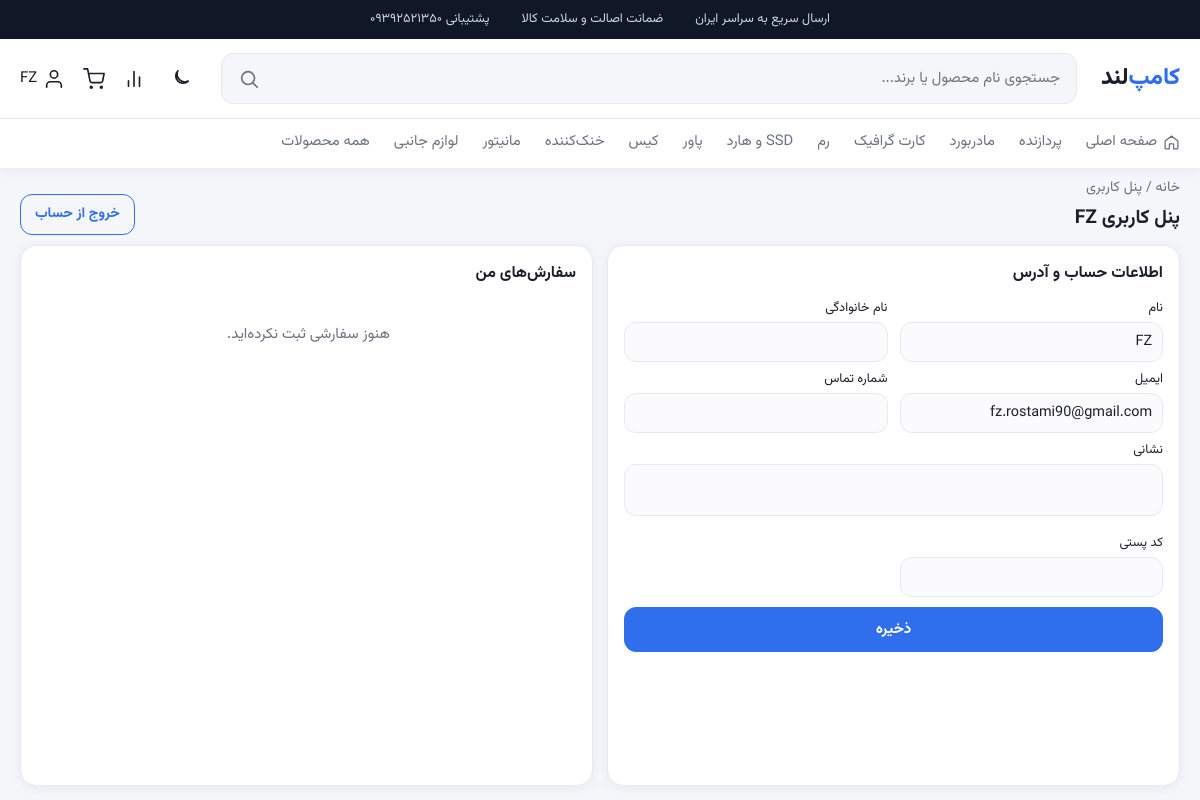
Before: /accounts/profile/ (signed in) with the older database file.
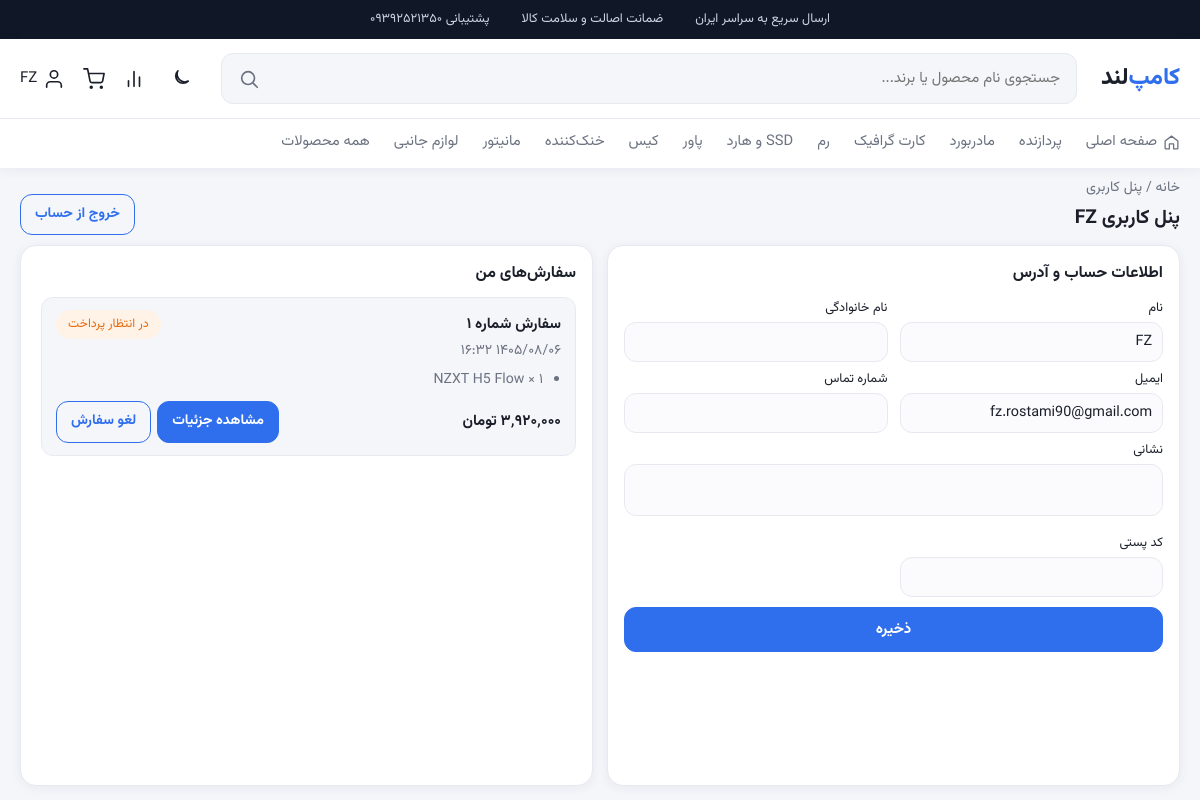
After: the same page with the newer database file.
### products/models.py (models this page shows, shortened)
class Category(models.Model):
    name = models.CharField(max_length=50)
    slug = models.SlugField(max_length=50, unique=True)
    icon = models.CharField(max_length=40, blank=True)
    class Meta:
        verbose_name = "دسته‌بندی"
        verbose_name_plural = "دسته‌بندی‌ها"

### accounts/models.py (models this page shows, shortened)
class Profile(models.Model):
    user = models.OneToOneField(User, on_delete=models.CASCADE, related_name="profile")
    phone = models.CharField(max_length=20, blank=True)
    address = models.TextField(blank=True)
    postal_code = models.CharField(max_length=15, blank=True)
    class Meta:
        verbose_name = "پروفایل"
        verbose_name_plural = "پروفایل‌ها"

### orders/models.py (models this page shows, shortened)
class Order(models.Model):
    STATUS_CHOICES = [
        ("pending", "در انتظار پرداخت"),
        ("processing", "در حال پردازش"),
        ("sent", "ارسال شده"),
        ("delivered", "تحویل شده"),
        ("canceled", "لغو شده"),
    ]
    user = models.ForeignKey(User, on_delete=models.CASCADE, related_name="orders")
    full_name = models.CharField(max_length=100)
    phone = models.CharField(max_length=20)
    address = models.TextField()
    postal_code = models.CharField(max_length=15)
    note = models.TextField(blank=True)
    total = models.PositiveIntegerField()
    status = models.CharField(max_length=20, choices=STATUS_CHOICES, default="pending")
    created_at = models.DateTimeField(auto_now_add=True)
    class Meta:
        verbose_name = "سفارش"
        verbose_name_plural = "سفارش‌ها"
        ordering = ["-created_at"]
    @property
    def number(self):
        return self.user.orders.filter(id__lte=self.id).count()
    @property
    def can_cancel(self):
        return self.status in ("pending", "processing")

class OrderItem(models.Model):
    order = models.ForeignKey(Order, on_delete=models.CASCADE, related_name="items")
    product = models.ForeignKey(Product, on_delete=models.SET_NULL, null=True)
    name = models.CharField(max_length=200)
    price = models.PositiveIntegerField()
    quantity = models.PositiveIntegerField(default=1)
    class Meta:
        verbose_name = "قلم سفارش"
        verbose_name_plural = "اقلام سفارش"

### accounts/views.py (the view, shortened to what this page needs)
# urls.py: path("profile/", views.profile, name="profile"),
@login_required
def profile(request):
    user_profile, _ = Profile.objects.get_or_create(user=request.user)
    form = ProfileForm(instance=request.user)
    address_form = AddressForm(instance=user_profile)
    return render(request, "profile.html", {
        "form": form,
        "address_form": address_form,
        "orders": request.user.orders.prefetch_related("items"),
    })

### accounts/forms.py (shortened to what this page needs)
class ProfileForm(forms.ModelForm):
    first_name = forms.CharField(label="نام", max_length=150)
    last_name = forms.CharField(label="نام خانوادگی", max_length=150, required=False)
    class Meta:
        model = User
        fields = ("first_name", "last_name", "email")
        labels = {"first_name": "نام", "last_name": "نام خانوادگی", "email": "ایمیل"}

class AddressForm(forms.ModelForm):
    class Meta:
        model = Profile
        fields = ("phone", "address", "postal_code")
        labels = {
            "phone": "شماره تماس",
            "address": "نشانی",
            "postal_code": "کد پستی",
        }
        widgets = {"address": forms.Textarea(attrs={"rows": 3})}

### products/context_processors.py (called while the page is built)
def menu(request):
    return {
        "categories": Category.objects.all(),
        "cart_count": sum(request.session.get("cart", {}).values()),
        "compare_count": len(request.session.get("compare", [])),
    }

### products/templatetags/shop_tags.py (called while the page is built)
@register.filter
def toman(value):
    return f"{int(value):,}".translate(PERSIAN_DIGITS).replace(",", "٬")

@register.filter
def fa(value):
    return str(value).translate(PERSIAN_DIGITS)

### templates/profile.html (shortened to what this page needs)
{% extends 'base.html' %}
{% load shop_tags %}
{% block content %}
<div class="container account-page">
  <div class="account-top">
    <div>
      <p class="breadcrumb"><a href="{% url 'home' %}">خانه</a> / پنل کاربری</p>
      <h1 class="page-title">پنل کاربری {{ user.username }}</h1>
    </div>
    <form method="post" action="{% url 'accounts:logout' %}" data-confirm="می‌خواهید از حساب خارج شوید؟">
      <button class="btn btn-outline btn-small">خروج از حساب</button>
    </form>
  </div>
  <div class="account">
    <form method="post" class="box">
      <h3>اطلاعات حساب و آدرس</h3>
      <div class="account-fields">
        {% include 'partials/form_fields.html' %}
        {% include 'partials/form_fields.html' with form=address_form %}
      </div>
      <button class="btn block" name="save_profile">ذخیره</button>
    </form>
    <section class="box account-orders">
      <h3>سفارش‌های من</h3>
      <div class="order-list">
        {% for o in orders %}
        <div class="order">
          <div class="order-head">
            <strong>سفارش شماره {{ o.number|fa }}</strong>
            <span class="status {{ o.status }}">{{ o.get_status_display }}</span>
          </div>
          <p class="muted">{{ o.created_at|shamsi }}</p>
          <ul>{% for i in o.items.all %}<li>{{ i.name }} × {{ i.quantity|fa }}</li>{% endfor %}</ul>
          <div class="order-foot">
            <strong>{{ o.total|toman }} تومان</strong>
            <div class="order-actions">
              <a class="btn btn-small" href="{% url 'orders:detail' o.id %}">مشاهده جزئیات</a>
              {% if o.can_cancel %}
              <form method="post" action="{% url 'orders:cancel' o.id %}" data-confirm="از لغو این سفارش مطمئن هستید؟">
                <button class="btn btn-outline btn-small">لغو سفارش</button>
              </form>
              {% endif %}
            </div>
          </div>
        </div>
        {% empty %}
        <div class="empty">هنوز سفارشی ثبت نکرده‌اید.</div>
        {% endfor %}
      </div>
    </section>
  </div>
</div>
{% endblock %}

### templates/base.html (shortened to what this page needs)
{% load static shop_tags %}<!DOCTYPE html>
<html lang="fa" dir="rtl">
<head>
  <link rel="stylesheet" href="{% static 'css/style.css' %}?v=7">
</head>
<body>
<div class="topbar">
  <div class="container topbar-row">
    <span>ارسال سریع به سراسر ایران</span>
    <span>ضمانت اصالت و سلامت کالا</span>
    <span>پشتیبانی ۰۹۳۹۲۵۲۱۳۵۰</span>
  </div>
</div>
<header class="header">
  <div class="container header-row">
    <a href="{% url 'home' %}" class="logo">کامپ<span>‌لند</span></a>
    <form class="search" action="{% url 'search' %}">
      <input type="search" name="q" value="{{ q|default:'' }}" placeholder="جستجوی نام محصول یا برند...">
      <button aria-label="جستجو">
        <svg class="icon" viewBox="0 0 24 24"><circle cx="11" cy="11" r="7"/><path d="m21 21-4.3-4.3"/></svg>
      </button>
    </form>
    <nav class="actions">
      <button type="button" class="theme-toggle" id="theme-toggle" title="حالت شب" aria-label="حالت شب">
        <svg class="icon moon" viewBox="0 0 24 24"><path d="M21 14.3A8.5 8.5 0 0 1 9.7 3 7.5 7.5 0 1 0 21 14.3z"/></svg>
      </button>
      <a href="{% url 'compare' %}" title="مقایسه">
        <svg class="icon" viewBox="0 0 24 24"><path d="M18 20V10M12 20V4M6 20v-6"/></svg>
      </a>
      <a href="{% url 'cart:detail' %}" title="سبد خرید">
        <svg class="icon" viewBox="0 0 24 24"><circle cx="9" cy="21" r="1"/><circle cx="20" cy="21" r="1"/><path d="M1 1h4l2.7 13.4a2 2 0 0 0 2 1.6h9.7a2 2 0 0 0 2-1.6L23 6H6"/></svg>
      </a>
      {% if user.is_authenticated %}
        <a href="{% url 'accounts:profile' %}" class="user-link">
          <svg class="icon" viewBox="0 0 24 24"><path d="M20 21v-2a4 4 0 0 0-4-4H8a4 4 0 0 0-4 4v2"/><circle cx="12" cy="7" r="4"/></svg>
          <span>{{ user.username }}</span>
        </a>
      {% else %}
        <a href="{% url 'accounts:login' %}" class="btn btn-small">ورود / ثبت‌نام</a>
      {% endif %}
    </nav>
  </div>
  <div class="categories">
    <div class="container">
      <a href="{% url 'home' %}" class="home-link">
        <svg class="icon" viewBox="0 0 24 24"><path d="m3 10 9-7 9 7v10a1 1 0 0 1-1 1h-5v-7H9v7H4a1 1 0 0 1-1-1z"/></svg>
        صفحه اصلی
      </a>
      {% for c in categories %}
        <a href="{% url 'category' c.slug %}">{{ c.name }}</a>
      {% endfor %}
      <a href="{% url 'search' %}">همه محصولات</a>
    </div>
  </div>
</header>
<main>{% block content %}{% endblock %}</main>
</body>
</html>

### templates/partials/form_fields.html (shortened to what this page needs)
{% for field in form %}
<div class="field">
  <label for="{{ field.id_for_label }}">{{ field.label }}</label>
  {{ field }}
</div>
{% endfor %}

Changed rows visible on the page:
added Order: number|fa "۱", status "در انتظار پرداخت", created_at|shamsi "۱۴۰۵/۰۸/۰۶ ۱۶:۳۲", total|toman "۳٬۹۲۰٬۰۰۰", shows "لغو سفارش"
added OrderItem: name "NZXT H5 Flow", quantity|fa "۱"
Other visible differences:
text no longer shown: "هنوز سفارشی ثبت نکرده‌اید."
